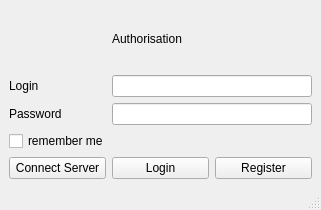
<?xml version="1.0" encoding="UTF-8"?>
<ui version="4.0">
 <class>AuthWindow</class>
 <widget class="QMainWindow" name="AuthWindow">
  <property name="geometry">
   <rect>
    <x>0</x>
    <y>0</y>
    <width>321</width>
    <height>210</height>
   </rect>
  </property>
  <property name="windowTitle">
   <string>MainWindow</string>
  </property>
  <widget class="QWidget" name="centralwidget">
   <layout class="QGridLayout" name="gridLayout">
    <item row="0" column="1">
     <widget class="QLabel" name="label_3">
      <property name="text">
       <string>Authorisation</string>
      </property>
     </widget>
    </item>
    <item row="1" column="0">
     <widget class="QLabel" name="label">
      <property name="text">
       <string>Login</string>
      </property>
      <property name="buddy">
       <cstring>loginEdit</cstring>
      </property>
     </widget>
    </item>
    <item row="1" column="1" colspan="2">
     <widget class="QLineEdit" name="loginEdit"/>
    </item>
    <item row="2" column="0">
     <widget class="QLabel" name="label_2">
      <property name="text">
       <string>Password</string>
      </property>
      <property name="buddy">
       <cstring>PasswordEdit</cstring>
      </property>
     </widget>
    </item>
    <item row="2" column="1" colspan="2">
     <widget class="QLineEdit" name="PasswordEdit"/>
    </item>
    <item row="3" column="0" colspan="2">
     <widget class="QCheckBox" name="checkBox">
      <property name="text">
       <string>remember me</string>
      </property>
     </widget>
    </item>
    <item row="4" column="1">
     <widget class="QPushButton" name="loginBtn">
      <property name="text">
       <string>Login</string>
      </property>
     </widget>
    </item>
    <item row="4" column="2">
     <widget class="QPushButton" name="registerBtn">
      <property name="text">
       <string>Register</string>
      </property>
     </widget>
    </item>
    <item row="4" column="0">
     <widget class="QPushButton" name="serverBtn">
      <property name="text">
       <string>Connect Server</string>
      </property>
     </widget>
    </item>
   </layout>
  </widget>
  <widget class="QMenuBar" name="menubar">
   <property name="geometry">
    <rect>
     <x>0</x>
     <y>0</y>
     <width>321</width>
     <height>22</height>
    </rect>
   </property>
  </widget>
  <widget class="QStatusBar" name="statusbar"/>
 </widget>
 <resources/>
 <connections/>
</ui>
